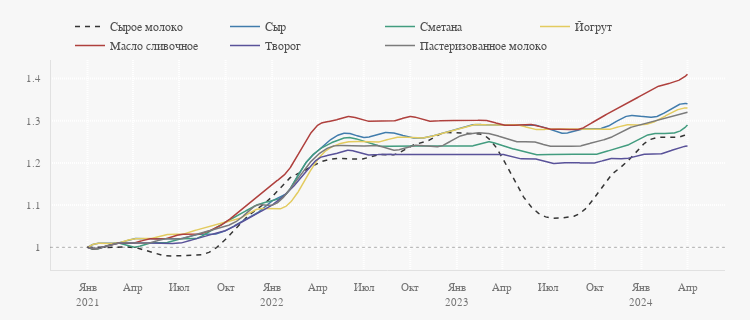

Notebook source saved alongside this figure:
### Markdown cell above
### Цена молочных продуктов

### Code cell
fig = go.Figure(layout=dict(width=750, height=320))

# сырое молоко
fig.add_trace(
    go.Scatter(
        x=smoothed(prices_food_growth['молоко сырое крупного рогатого скота'], datetime_index=True).index,
        y=smoothed(prices_food_growth['молоко сырое крупного рогатого скота'],  datetime_index=True).values.ravel(),
        mode='lines', line_color=palette[-5], opacity=1, line_dash='5px', hoverinfo='skip', name='Сырое молоко',))
fig.add_trace(
    go.Scatter(
        x=prices_food_growth['молоко сырое крупного рогатого скота'].index,
        y=prices_food_growth['молоко сырое крупного рогатого скота'],
        marker=dict(opacity=0, size=6),
        mode='markers', line_color=palette[0], showlegend=False, name='Сырое молоко',))
# сыр
fig.add_trace(
    go.Scatter(
        x=smoothed(prices_food_growth['сыры твердые, полутвердые и мягкие, кг'], datetime_index=True).index,
        y=smoothed(prices_food_growth['сыры твердые, полутвердые и мягкие, кг'],  datetime_index=True).values.ravel(),
        mode='lines', line_color=palette[2], hoverinfo='skip', name='Сыр'))
fig.add_trace(
    go.Scatter(
        x=prices_food_growth['сыры твердые, полутвердые и мягкие, кг'].index,
        y=prices_food_growth['сыры твердые, полутвердые и мягкие, кг'],
        marker=dict(opacity=0, size=6),
        mode='markers', line_color=palette[2], showlegend=False, name='Сыр'))
# сметана
fig.add_trace(
    go.Scatter(
        x=smoothed(prices_food_growth['сметана, кг'], datetime_index=True).index,
        y=smoothed(prices_food_growth['сметана, кг'],  datetime_index=True).values.ravel(),
        mode='lines', line_color=palette[3], hoverinfo='skip', name='Сметана'))
fig.add_trace(
    go.Scatter(
        x=prices_food_growth['сметана, кг'].index,
        y=prices_food_growth['сметана, кг'],
        marker=dict(opacity=0, size=6),
        mode='markers', line_color=palette[3], showlegend=False, name='Сметана'))
# йогурт
fig.add_trace(
    go.Scatter(
        x=smoothed(prices_food_growth['йогурт, кг'], datetime_index=True).index,
        y=smoothed(prices_food_growth['йогурт, кг'],  datetime_index=True).values.ravel(),
        mode='lines', line_color=palette[4], hoverinfo='skip', name='Йогрут'))
fig.add_trace(
    go.Scatter(
        x=prices_food_growth['йогурт, кг'].index,
        y=prices_food_growth['йогурт, кг'],
        marker=dict(opacity=0, size=6),
        mode='markers', line_color=palette[4], showlegend=False, name='Йогрут'))
# масло
fig.add_trace(
    go.Scatter(
        x=smoothed(prices_food_growth['масло сливочное, кг'], datetime_index=True).index,
        y=smoothed(prices_food_growth['масло сливочное, кг'],  datetime_index=True).values.ravel(),
        mode='lines', line_color=palette[1], hoverinfo='skip', name='Масло сливочное'))
fig.add_trace(
    go.Scatter(
        x=prices_food_growth['масло сливочное, кг'].index,
        y=prices_food_growth['масло сливочное, кг'],
        marker=dict(opacity=0, size=6),
        mode='markers', line_color=palette[1], showlegend=False, name='Масло сливочное'))
# творог
fig.add_trace(
    go.Scatter(
        x=smoothed(prices_food_growth['творог, кг'], datetime_index=True).index,
        y=smoothed(prices_food_growth['творог, кг'],  datetime_index=True).values.ravel(),
        mode='lines', line_color=palette[7], hoverinfo='skip', name='Творог'))
fig.add_trace(
    go.Scatter(
        x=prices_food_growth['творог, кг'].index,
        y=prices_food_growth['творог, кг'],
        marker=dict(opacity=0, size=6),
        mode='markers', line_color=palette[7], showlegend=False, name='Творог'))
# молоко пастеризованное
fig.add_trace(
    go.Scatter(
        x=smoothed(prices_food_growth['молоко питьевое цельное пастеризованное 2,5-3,2% жирности, л'], datetime_index=True).index,
        y=smoothed(prices_food_growth['молоко питьевое цельное пастеризованное 2,5-3,2% жирности, л'],  datetime_index=True).values.ravel(),
        mode='lines', line_color=alpha_color(palette[0], 0.75, return_type='HEX'), hoverinfo='skip', name='Пастеризованное молоко'))
fig.add_trace(
    go.Scatter(
        x=prices_food_growth['молоко питьевое цельное пастеризованное 2,5-3,2% жирности, л'].index,
        y=prices_food_growth['молоко питьевое цельное пастеризованное 2,5-3,2% жирности, л'],
        marker=dict(opacity=0, size=6),
        mode='markers', line_color=palette[0], showlegend=False, name='Пастеризованное молоко'))

pl_hline(1)

fig.update_xaxes(dtick='M3', tickformat="%b<br>%Y", labelalias=xtickaliases)
fig.update_yaxes(dtick=0.1)
fig.update_layout(legend=dict(entrywidth=90, entrywidthmode='pixels'))

fig.show(config=config)

### Figure 1 — Plotly figure (JSON) as saved in the notebook; plotly's stock layout.template omitted (floating-point values rounded to 4 significant figures; data arrays with more than 128 entries replaced by an {"elided": "..."} marker saying what was removed)
{"data": [{"hoverinfo": "skip", "line": {"color": "#353535", "dash": "5px"}, "mode": "lines", "name": "Сырое молоко", "opacity": 1, "type": "scatter", "x": {"elided": "1000 str values"}, "y": {"elided": "1000 float values"}}, {"line": {"color": "#4F4F4F"}, "marker": {"opacity": 0, "size": 6}, "mode": "markers", "name": "Сырое молоко", "showlegend": false, "type": "scatter", "x": ["2021-01-01T00:00:00", "2021-02-01T00:00:00", "2021-03-01T00:00:00", "2021-04-01T00:00:00", "2021-05-01T00:00:00", "2021-06-01T00:00:00", "2021-07-01T00:00:00", "2021-08-01T00:00:00", "2021-09-01T00:00:00", "2021-10-01T00:00:00", "2021-11-01T00:00:00", "2021-12-01T00:00:00", "2022-01-01T00:00:00", "2022-02-01T00:00:00", "2022-03-01T00:00:00", "2022-04-01T00:00:00", "2022-05-01T00:00:00", "2022-06-01T00:00:00", "2022-07-01T00:00:00", "2022-08-01T00:00:00", "2022-09-01T00:00:00", "2022-10-01T00:00:00", "2022-11-01T00:00:00", "2022-12-01T00:00:00", "2023-01-01T00:00:00", "2023-02-01T00:00:00", "2023-03-01T00:00:00", "2023-04-01T00:00:00", "2023-05-01T00:00:00", "2023-06-01T00:00:00", "2023-07-01T00:00:00", "2023-08-01T00:00:00", "2023-09-01T00:00:00", "2023-10-01T00:00:00", "2023-11-01T00:00:00", "2023-12-01T00:00:00", "2024-01-01T00:00:00", "2024-02-01T00:00:00", "2024-03-01T00:00:00", "2024-04-01T00:00:00"], "y": [1, 1, 1, 1, 0.99, 0.98, 0.98, 0.98, 0.99, 1.02, 1.06, 1.09, 1.12, 1.16, 1.18, 1.2, 1.21, 1.21, 1.21, 1.22, 1.22, 1.24, 1.25, 1.27, 1.27, 1.27, 1.26, 1.21, 1.14, 1.09, 1.07, 1.07, 1.08, 1.12, 1.17, 1.2, 1.24, 1.26, 1.26, 1.27]}, {"hoverinfo": "skip", "line": {"color": "#417CAC"}, "mode": "lines", "name": "Сыр", "type": "scatter", "x": {"elided": "1000 str values"}, "y": {"elided": "1000 float values"}}, {"line": {"color": "#417CAC"}, "marker": {"opacity": 0, "size": 6}, "mode": "markers", "name": "Сыр", "showlegend": false, "type": "scatter", "x": ["2021-01-01T00:00:00", "2021-02-01T00:00:00", "2021-03-01T00:00:00", "2021-04-01T00:00:00", "2021-05-01T00:00:00", "2021-06-01T00:00:00", "2021-07-01T00:00:00", "2021-08-01T00:00:00", "2021-09-01T00:00:00", "2021-10-01T00:00:00", "2021-11-01T00:00:00", "2021-12-01T00:00:00", "2022-01-01T00:00:00", "2022-02-01T00:00:00", "2022-03-01T00:00:00", "2022-04-01T00:00:00", "2022-05-01T00:00:00", "2022-06-01T00:00:00", "2022-07-01T00:00:00", "2022-08-01T00:00:00", "2022-09-01T00:00:00", "2022-10-01T00:00:00", "2022-11-01T00:00:00", "2022-12-01T00:00:00", "2023-01-01T00:00:00", "2023-02-01T00:00:00", "2023-03-01T00:00:00", "2023-04-01T00:00:00", "2023-05-01T00:00:00", "2023-06-01T00:00:00", "2023-07-01T00:00:00", "2023-08-01T00:00:00", "2023-09-01T00:00:00", "2023-10-01T00:00:00", "2023-11-01T00:00:00", "2023-12-01T00:00:00", "2024-01-01T00:00:00", "2024-02-01T00:00:00", "2024-03-01T00:00:00", "2024-04-01T00:00:00"], "y": [1, 1.01, 1.01, 1.02, 1.02, 1.02, 1.02, 1.03, 1.03, 1.04, 1.06, 1.08, 1.11, 1.13, 1.19, 1.23, 1.26, 1.27, 1.26, 1.27, 1.27, 1.26, 1.26, 1.27, 1.28, 1.29, 1.29, 1.29, 1.29, 1.29, 1.28, 1.27, 1.28, 1.28, 1.29, 1.31, 1.31, 1.31, 1.33, 1.34]}, {"hoverinfo": "skip", "line": {"color": "#429C7F"}, "mode": "lines", "name": "Сметана", "type": "scatter", "x": {"elided": "1000 str values"}, "y": {"elided": "1000 float values"}}, {"line": {"color": "#429C7F"}, "marker": {"opacity": 0, "size": 6}, "mode": "markers", "name": "Сметана", "showlegend": false, "type": "scatter", "x": ["2021-01-01T00:00:00", "2021-02-01T00:00:00", "2021-03-01T00:00:00", "2021-04-01T00:00:00", "2021-05-01T00:00:00", "2021-06-01T00:00:00", "2021-07-01T00:00:00", "2021-08-01T00:00:00", "2021-09-01T00:00:00", "2021-10-01T00:00:00", "2021-11-01T00:00:00", "2021-12-01T00:00:00", "2022-01-01T00:00:00", "2022-02-01T00:00:00", "2022-03-01T00:00:00", "2022-04-01T00:00:00", "2022-05-01T00:00:00", "2022-06-01T00:00:00", "2022-07-01T00:00:00", "2022-08-01T00:00:00", "2022-09-01T00:00:00", "2022-10-01T00:00:00", "2022-11-01T00:00:00", "2022-12-01T00:00:00", "2023-01-01T00:00:00", "2023-02-01T00:00:00", "2023-03-01T00:00:00", "2023-04-01T00:00:00", "2023-05-01T00:00:00", "2023-06-01T00:00:00", "2023-07-01T00:00:00", "2023-08-01T00:00:00", "2023-09-01T00:00:00", "2023-10-01T00:00:00", "2023-11-01T00:00:00", "2023-12-01T00:00:00", "2024-01-01T00:00:00", "2024-02-01T00:00:00", "2024-03-01T00:00:00", "2024-04-01T00:00:00"], "y": [1, 1, 1.01, 1, 1.01, 1.01, 1.02, 1.02, 1.04, 1.06, 1.08, 1.1, 1.11, 1.13, 1.19, 1.23, 1.25, 1.26, 1.25, 1.24, 1.24, 1.24, 1.24, 1.24, 1.24, 1.24, 1.25, 1.24, 1.23, 1.22, 1.22, 1.22, 1.22, 1.22, 1.23, 1.24, 1.26, 1.27, 1.27, 1.29]}, {"hoverinfo": "skip", "line": {"color": "#E3CB5F"}, "mode": "lines", "name": "Йогрут", "type": "scatter", "x": {"elided": "1000 str values"}, "y": {"elided": "1000 float values"}}, {"line": {"color": "#E3CB5F"}, "marker": {"opacity": 0, "size": 6}, "mode": "markers", "name": "Йогрут", "showlegend": false, "type": "scatter", "x": ["2021-01-01T00:00:00", "2021-02-01T00:00:00", "2021-03-01T00:00:00", "2021-04-01T00:00:00", "2021-05-01T00:00:00", "2021-06-01T00:00:00", "2021-07-01T00:00:00", "2021-08-01T00:00:00", "2021-09-01T00:00:00", "2021-10-01T00:00:00", "2021-11-01T00:00:00", "2021-12-01T00:00:00", "2022-01-01T00:00:00", "2022-02-01T00:00:00", "2022-03-01T00:00:00", "2022-04-01T00:00:00", "2022-05-01T00:00:00", "2022-06-01T00:00:00", "2022-07-01T00:00:00", "2022-08-01T00:00:00", "2022-09-01T00:00:00", "2022-10-01T00:00:00", "2022-11-01T00:00:00", "2022-12-01T00:00:00", "2023-01-01T00:00:00", "2023-02-01T00:00:00", "2023-03-01T00:00:00", "2023-04-01T00:00:00", "2023-05-01T00:00:00", "2023-06-01T00:00:00", "2023-07-01T00:00:00", "2023-08-01T00:00:00", "2023-09-01T00:00:00", "2023-10-01T00:00:00", "2023-11-01T00:00:00", "2023-12-01T00:00:00", "2024-01-01T00:00:00", "2024-02-01T00:00:00", "2024-03-01T00:00:00", "2024-04-01T00:00:00"], "y": [1, 1.01, 1.01, 1.02, 1.02, 1.03, 1.03, 1.04, 1.05, 1.06, 1.07, 1.09, 1.09, 1.1, 1.15, 1.21, 1.24, 1.25, 1.25, 1.25, 1.26, 1.26, 1.26, 1.27, 1.28, 1.29, 1.29, 1.29, 1.29, 1.28, 1.28, 1.28, 1.28, 1.28, 1.28, 1.29, 1.29, 1.3, 1.32, 1.33]}, {"hoverinfo": "skip", "line": {"color": "#AF403D"}, "mode": "lines", "name": "Масло сливочное", "type": "scatter", "x": {"elided": "1000 str values"}, "y": {"elided": "1000 float values"}}, {"line": {"color": "#AF403D"}, "marker": {"opacity": 0, "size": 6}, "mode": "markers", "name": "Масло сливочное", "showlegend": false, "type": "scatter", "x": ["2021-01-01T00:00:00", "2021-02-01T00:00:00", "2021-03-01T00:00:00", "2021-04-01T00:00:00", "2021-05-01T00:00:00", "2021-06-01T00:00:00", "2021-07-01T00:00:00", "2021-08-01T00:00:00", "2021-09-01T00:00:00", "2021-10-01T00:00:00", "2021-11-01T00:00:00", "2021-12-01T00:00:00", "2022-01-01T00:00:00", "2022-02-01T00:00:00", "2022-03-01T00:00:00", "2022-04-01T00:00:00", "2022-05-01T00:00:00", "2022-06-01T00:00:00", "2022-07-01T00:00:00", "2022-08-01T00:00:00", "2022-09-01T00:00:00", "2022-10-01T00:00:00", "2022-11-01T00:00:00", "2022-12-01T00:00:00", "2023-01-01T00:00:00", "2023-02-01T00:00:00", "2023-03-01T00:00:00", "2023-04-01T00:00:00", "2023-05-01T00:00:00", "2023-06-01T00:00:00", "2023-07-01T00:00:00", "2023-08-01T00:00:00", "2023-09-01T00:00:00", "2023-10-01T00:00:00", "2023-11-01T00:00:00", "2023-12-01T00:00:00", "2024-01-01T00:00:00", "2024-02-01T00:00:00", "2024-03-01T00:00:00", "2024-04-01T00:00:00"], "y": [1, 1, 1.01, 1.01, 1.02, 1.02, 1.03, 1.03, 1.04, 1.06, 1.09, 1.12, 1.15, 1.18, 1.24, 1.29, 1.3, 1.31, 1.3, 1.3, 1.3, 1.31, 1.3, 1.3, 1.3, 1.3, 1.3, 1.29, 1.29, 1.29, 1.28, 1.28, 1.28, 1.3, 1.32, 1.34, 1.36, 1.38, 1.39, 1.41]}, {"hoverinfo": "skip", "line": {"color": "#595299"}, "mode": "lines", "name": "Творог", "type": "scatter", "x": {"elided": "1000 str values"}, "y": {"elided": "1000 float values"}}, {"line": {"color": "#595299"}, "marker": {"opacity": 0, "size": 6}, "mode": "markers", "name": "Творог", "showlegend": false, "type": "scatter", "x": ["2021-01-01T00:00:00", "2021-02-01T00:00:00", "2021-03-01T00:00:00", "2021-04-01T00:00:00", "2021-05-01T00:00:00", "2021-06-01T00:00:00", "2021-07-01T00:00:00", "2021-08-01T00:00:00", "2021-09-01T00:00:00", "2021-10-01T00:00:00", "2021-11-01T00:00:00", "2021-12-01T00:00:00", "2022-01-01T00:00:00", "2022-02-01T00:00:00", "2022-03-01T00:00:00", "2022-04-01T00:00:00", "2022-05-01T00:00:00", "2022-06-01T00:00:00", "2022-07-01T00:00:00", "2022-08-01T00:00:00", "2022-09-01T00:00:00", "2022-10-01T00:00:00", "2022-11-01T00:00:00", "2022-12-01T00:00:00", "2023-01-01T00:00:00", "2023-02-01T00:00:00", "2023-03-01T00:00:00", "2023-04-01T00:00:00", "2023-05-01T00:00:00", "2023-06-01T00:00:00", "2023-07-01T00:00:00", "2023-08-01T00:00:00", "2023-09-01T00:00:00", "2023-10-01T00:00:00", "2023-11-01T00:00:00", "2023-12-01T00:00:00", "2024-01-01T00:00:00", "2024-02-01T00:00:00", "2024-03-01T00:00:00", "2024-04-01T00:00:00"], "y": [1, 1, 1.01, 1.01, 1.01, 1.01, 1.01, 1.02, 1.03, 1.04, 1.06, 1.08, 1.1, 1.13, 1.17, 1.21, 1.22, 1.23, 1.22, 1.22, 1.22, 1.22, 1.22, 1.22, 1.22, 1.22, 1.22, 1.22, 1.21, 1.21, 1.2, 1.2, 1.2, 1.2, 1.21, 1.21, 1.22, 1.22, 1.23, 1.24]}, {"hoverinfo": "skip", "line": {"color": "#7b7b7b"}, "mode": "lines", "name": "Пастеризованное молоко", "type": "scatter", "x": {"elided": "1000 str values"}, "y": {"elided": "1000 float values"}}, {"line": {"color": "#4F4F4F"}, "marker": {"opacity": 0, "size": 6}, "mode": "markers", "name": "Пастеризованное молоко", "showlegend": false, "type": "scatter", "x": ["2021-01-01T00:00:00", "2021-02-01T00:00:00", "2021-03-01T00:00:00", "2021-04-01T00:00:00", "2021-05-01T00:00:00", "2021-06-01T00:00:00", "2021-07-01T00:00:00", "2021-08-01T00:00:00", "2021-09-01T00:00:00", "2021-10-01T00:00:00", "2021-11-01T00:00:00", "2021-12-01T00:00:00", "2022-01-01T00:00:00", "2022-02-01T00:00:00", "2022-03-01T00:00:00", "2022-04-01T00:00:00", "2022-05-01T00:00:00", "2022-06-01T00:00:00", "2022-07-01T00:00:00", "2022-08-01T00:00:00", "2022-09-01T00:00:00", "2022-10-01T00:00:00", "2022-11-01T00:00:00", "2022-12-01T00:00:00", "2023-01-01T00:00:00", "2023-02-01T00:00:00", "2023-03-01T00:00:00", "2023-04-01T00:00:00", "2023-05-01T00:00:00", "2023-06-01T00:00:00", "2023-07-01T00:00:00", "2023-08-01T00:00:00", "2023-09-01T00:00:00", "2023-10-01T00:00:00", "2023-11-01T00:00:00", "2023-12-01T00:00:00", "2024-01-01T00:00:00", "2024-02-01T00:00:00", "2024-03-01T00:00:00", "2024-04-01T00:00:00"], "y": [1, 1, 1.01, 1.01, 1.01, 1.02, 1.02, 1.03, 1.04, 1.05, 1.07, 1.1, 1.1, 1.13, 1.18, 1.22, 1.24, 1.24, 1.24, 1.24, 1.23, 1.24, 1.24, 1.24, 1.26, 1.27, 1.27, 1.26, 1.25, 1.25, 1.24, 1.24, 1.24, 1.25, 1.26, 1.28, 1.29, 1.3, 1.31, 1.32]}], "layout": {"height": 320, "legend": {"entrywidth": 90, "entrywidthmode": "pixels"}, "shapes": [{"line": {"color": "black", "dash": "3px", "width": 1}, "opacity": 0.3, "type": "line", "x0": 0, "x1": 1, "xref": "x domain", "y0": 1, "y1": 1, "yref": "y"}], "width": 750, "xaxis": {"autorange": true, "dtick": "M3", "labelalias": {"Apr<br>2021": "Апр", "Apr<br>2022": "Апр", "Apr<br>2023": "Апр", "Apr<br>2024": "Апр", "Aug<br>2021": "Авг", "Aug<br>2022": "Авг", "Aug<br>2023": "Авг", "Aug<br>2024": "Авг", "Dec<br>2021": "Дек", "Dec<br>2022": "Дек", "Dec<br>2023": "Дек", "Dec<br>2024": "Дек", "Feb<br>2021": "Фев", "Feb<br>2022": "Фев", "Feb<br>2023": "Фев", "Feb<br>2024": "Фев", "Jan<br>2021": "Янв<br>2021", "Jan<br>2022": "Янв<br>2022", "Jan<br>2023": "Янв<br>2023", "Jan<br>2024": "Янв<br>2024", "Jul<br>2021": "Июл", "Jul<br>2022": "Июл", "Jul<br>2023": "Июл", "Jul<br>2024": "Июл", "Jun<br>2021": "Июн", "Jun<br>2022": "Июн", "Jun<br>2023": "Июн", "Jun<br>2024": "Июн", "Mar<br>2021": "Мар", "Mar<br>2022": "Мар", "Mar<br>2023": "Мар", "Mar<br>2024": "Мар", "May<br>2021": "Май", "May<br>2022": "Май", "May<br>2023": "Май", "May<br>2024": "Май", "Nov<br>2021": "Ноя", "Nov<br>2022": "Ноя", "Nov<br>2023": "Ноя", "Nov<br>2024": "Ноя", "Oct<br>2021": "Окт", "Oct<br>2022": "Окт", "Oct<br>2023": "Окт", "Oct<br>2024": "Окт", "Sep<br>2021": "Сен", "Sep<br>2022": "Сен", "Sep<br>2023": "Сен", "Sep<br>2024": "Сен"}, "range": ["2020-10-18 21:00", "2024-06-14 03:00"], "tickformat": "%b<br>%Y", "type": "date"}, "yaxis": {"autorange": true, "dtick": 0.1, "range": [0.9462, 1.444], "type": "linear"}}}
